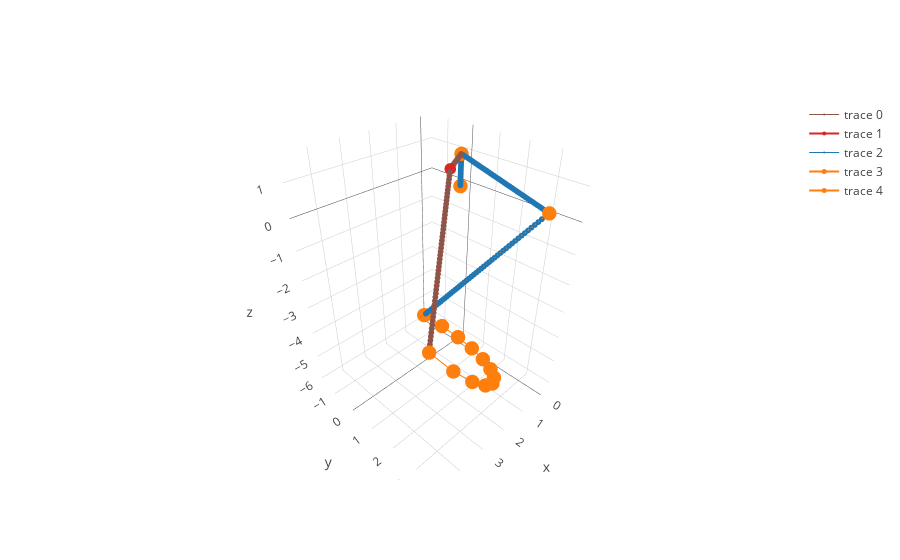

The cell this chart's notebook holds for it:
### Code cell
thetainit = [pi/5,pi/3,pi/4]
thetafinal = [pi/3,pi/6,pi/3]
nopoints = 10

trajectorymat = trajectory.calcont(robot1,thetainit,thetafinal,nopoints)
trajectory.plotcont(robot1,trajectorymat,nopoints,1)

### Figure 1 — Plotly figure (JSON) as saved in the notebook; plotly's stock layout.template omitted (floating-point values rounded to 4 significant figures; data arrays with more than 128 entries replaced by an {"elided": "..."} marker saying what was removed)
{"data": [{"line": {"color": "#8c564b", "width": 1}, "marker": {"size": 2}, "type": "scatter3d", "uid": "20087aec-157f-430d-8202-17c501455642", "x": {"elided": "150 float values"}, "y": {"elided": "150 float values"}, "z": {"elided": "150 float values"}}, {"line": {"color": "#d62728", "width": 2}, "marker": {"size": 4}, "type": "scatter3d", "uid": "fd7d7054-39a0-44dd-96bf-9b36a15ec30e", "x": [0, 0, 2.102, 4.689], "y": [0, 0, 1.527, 3.407], "z": [0, 1, 1.5, -1.553]}, {"line": {"color": "#1f77b4", "width": 1}, "marker": {"size": 2}, "type": "scatter3d", "uid": "2203d73c-1072-410a-9e33-9bf36ed848b0", "x": {"elided": "150 float values"}, "y": {"elided": "150 float values"}, "z": {"elided": "150 float values"}}, {"line": {"color": "#ff7f0e", "width": 2}, "marker": {"size": 5}, "type": "scatter3d", "uid": "f1ec675c-308c-43b6-a3b3-48f59170b51a", "x": [0, 0, -0.3136, 0.1623], "y": [0, 0, 2.984, -1.544], "z": [0, 1, 1.837e-16, -5.796]}, {"line": {"color": "#ff7f0e", "width": 2}, "marker": {"size": 5}, "type": "scatter3d", "uid": "5dbd36ea-8e25-49d3-8037-da6746479c35", "x": [4.689, 4.134, 3.5, 2.825, 2.15, 1.513, 0.9512, 0.498, 0.179, 0.01222, 0.006781, 0.1623], "y": [3.407, 3.651, 3.741, 3.664, 3.416, 3.004, 2.443, 1.758, 0.9787, 0.1423, -0.7123, -1.544], "z": [-1.553, -2.362, -3.123, -3.82, -4.44, -4.969, -5.397, -5.715, -5.917, -5.998, -5.958, -5.796]}], "layout": {}}
